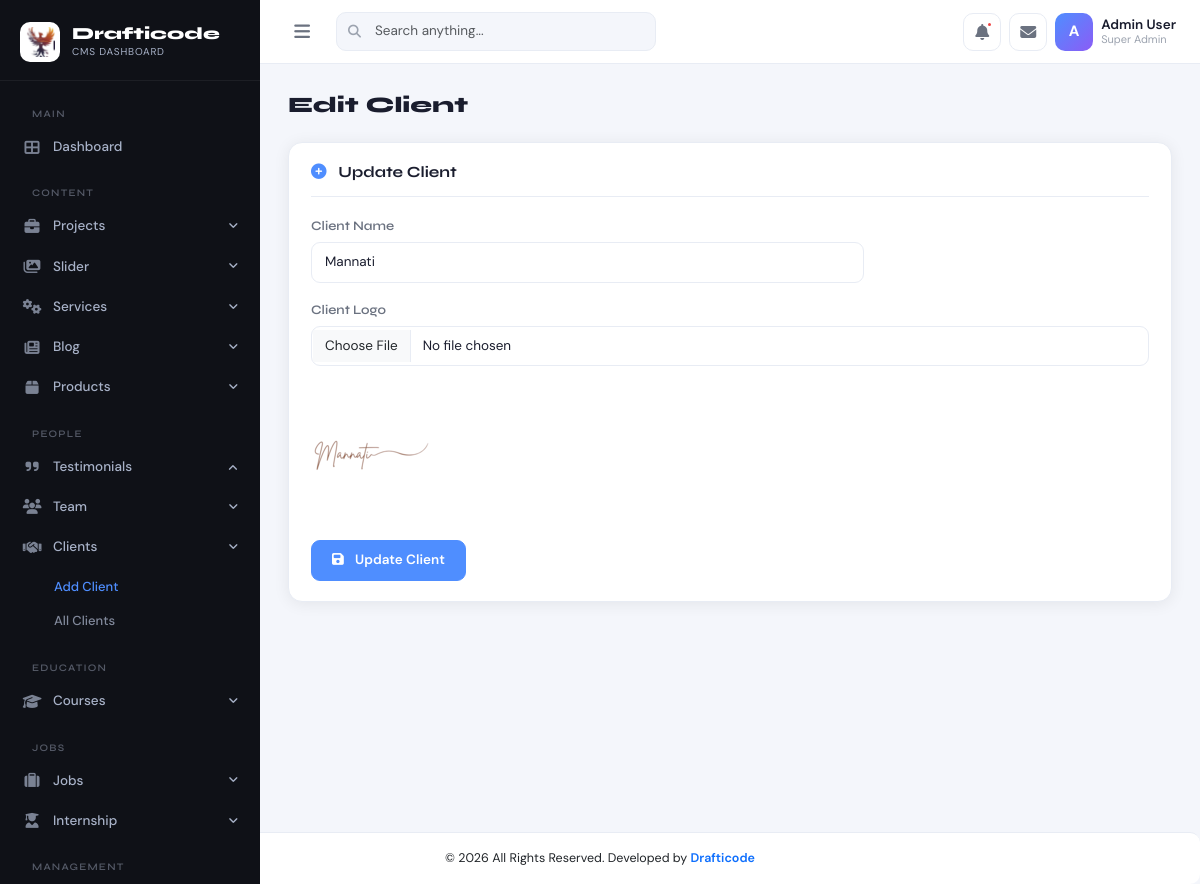
Screenshot of /admin-dashboard/addclient.php?action=edit_client&id=11 with the database file from the repository.
### tables this page shows
CREATE TABLE `clients` (
  `id` int(11) NOT NULL,
  `name` varchar(256) NOT NULL,
  `image` varchar(256) NOT NULL
);

### admin-dashboard/addclient.php (the view, shortened to what this page needs)
<?php
include 'connection/config.php';
$editMode = isset($_GET['action']) && $_GET['action'] == 'edit_client';
$row = [];
if ($editMode && isset($_GET['id'])) {
    $stmt = $pdo->prepare("SELECT * FROM clients WHERE id=?");
    $stmt->execute([$_GET['id']]);
    $row = $stmt->fetch(PDO::FETCH_ASSOC);
}
?>
<!DOCTYPE html>
<html lang="en">
<head>
    <link rel="stylesheet" href="https://cdnjs.cloudflare.com/ajax/libs/bootstrap/5.3.2/css/bootstrap.min.css">
    <link rel="stylesheet" href="https://cdnjs.cloudflare.com/ajax/libs/font-awesome/6.5.1/css/all.min.css">
    <link rel="stylesheet" href="assets/css/admin.css">
</head>
<body>
    <?php include 'common/sidebar.php' ?>
    <?php include 'common/topbar.php' ?>
    <div id="main-content">
        <div class="page-header">
            <h1 class="page-title"><?= $editMode ? 'Edit Client' : 'Add Client' ?></h1>
        </div>
        <div class="row justify-content-center">
            <div class="col-lg-12">
                <div class="admin-card">
                    <div class="section-header">
                        <h3 class="section-title">
                            <i class="fas fa-plus-circle me-2 text-primary-custom"></i>
                            <?= $editMode ? 'Update Client' : 'Add New Client' ?>
                        </h3>
                    </div>
                    <form action="function.php" method="POST" enctype="multipart/form-data">
                        <div class="row g-3">
                            <div class="col-md-8">
                                <label class="form-label">Client Name</label>
                                <input type="text"
                                    class="form-control"
                                    name="name"
                                    required
                                    value="<?= $editMode ? htmlspecialchars($row['name']) : '' ?>">
                            </div>
                            <div class="col-12">
                                <label class="form-label">Client Logo</label>
                                <input type="file"
                                    name="logo"
                                    class="form-control"
                                    id="clientLogoUpload"
                                    accept="image/*">
                                <div class="mt-2" id="clientLogoPreview">
                                    <?php if ($editMode && !empty($row['image'])): ?>
                                        <img src="../upload/<?= $row['image'] ?>" width="120">
                                    <?php endif; ?>
                                </div>
                            </div>
                        </div>
                        <div class="mt-3">
                            <button type="submit"
                                name="<?= $editMode ? 'update_client' : 'add_client' ?>"
                                class="btn btn-primary">
                                <i class="fas fa-save me-2"></i>
                                <?= $editMode ? 'Update Client' : 'Save Client' ?>
                            </button>
                        </div>
                    </form>
                </div>
            </div>
        </div>
    </div>
    <?php include 'common/footer.php' ?>
</body>
</html>

### admin-dashboard/assets/css/admin.css (style rules this page uses)
:root { --sidebar-width: 260px; --sidebar-bg: #0f1117; --sidebar-text: #a8b2c8; --sidebar-active: #ffffff; --sidebar-hover-bg: rgba(255,255,255,0.06); --sidebar-accent: #4f8eff; --topbar-height: 64px; --topbar-bg: #ffffff; --body-bg: #f4f6fb; --card-bg: #ffffff; --card-shadow: 0 2px 16px rgba(0,0,0,0.07); --card-radius: 14px; --text-primary: #1a1d2e; --text-secondary: #6b7280; --text-muted: #9ca3af; --border-color: #e8ecf4; --accent-blue: #4f8eff; --accent-purple: #8b5cf6; --accent-green: #10b981; --accent-orange: #f59e0b; --accent-red: #ef4444; --accent-cyan: #06b6d4; --transition: all 0.22s cubic-bezier(.4,0,.2,1); }
* { box-sizing: border-box; }
body { font-family: 'DM Sans', sans-serif; background: var(--body-bg); color: var(--text-primary); margin: 0; padding: 0; min-height: 100vh; font-size: 14.5px; }
h1,h2,h3,h4,h5,h6 { font-family: 'Syne', sans-serif; font-weight: 700; }
#main-content { margin-left: var(--sidebar-width); margin-top: var(--topbar-height); padding: 28px; min-height: calc(100vh - var(--topbar-height)); transition: var(--transition); }
.page-header { display: flex; align-items: center; justify-content: space-between; margin-bottom: 24px; }
.page-title { font-family: 'Syne', sans-serif; font-size: 22px; font-weight: 800; color: var(--text-primary); margin: 0; }
.admin-card { background: var(--card-bg); border-radius: var(--card-radius); box-shadow: var(--card-shadow); border: 1px solid var(--border-color); padding: 20px 22px; }
.btn-primary { background: var(--accent-blue); border-color: var(--accent-blue); font-weight: 600; font-size: 13.5px; padding: 9px 20px; border-radius: 9px; transition: var(--transition); }
.form-label { font-size: 13px; font-weight: 600; color: var(--text-secondary); margin-bottom: 6px; font-family: 'Syne', sans-serif; }
.form-control, .form-select { border: 1.5px solid var(--border-color); border-radius: 9px; padding: 9px 13px; font-size: 13.5px; color: var(--text-primary); transition: var(--transition); background: var(--card-bg); }
.section-header { display: flex; align-items: center; justify-content: space-between; margin-bottom: 18px; padding-bottom: 14px; border-bottom: 1px solid var(--border-color); }
.section-title { font-family: 'Syne', sans-serif; font-size: 15.5px; font-weight: 700; color: var(--text-primary); margin: 0; }
.text-primary-custom { color: var(--accent-blue) !important; }

### rows the page displays
clients: name "Mannati", image (picture)
